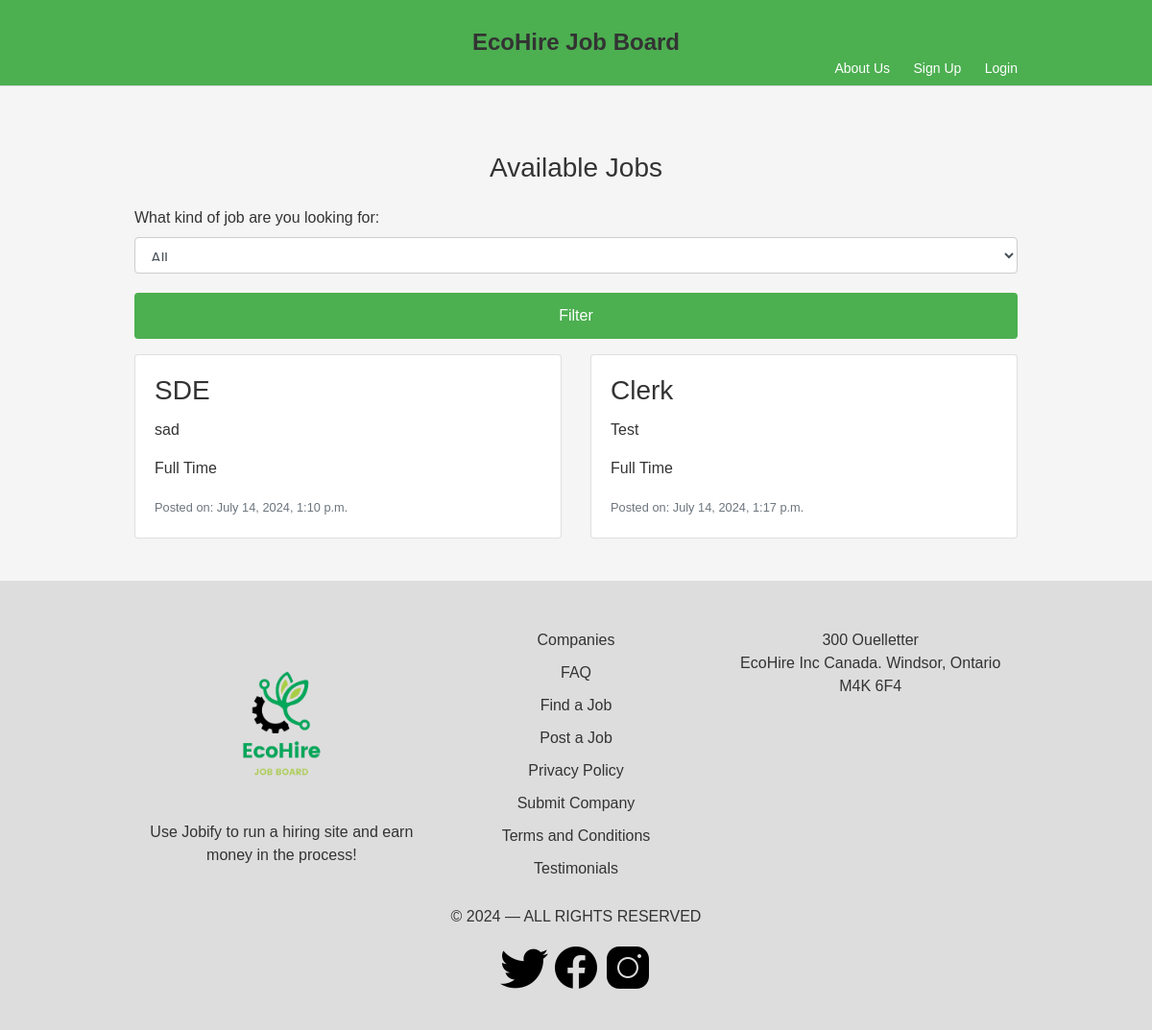
/myApp/jobs/, run on an earlier commit of the app's database.
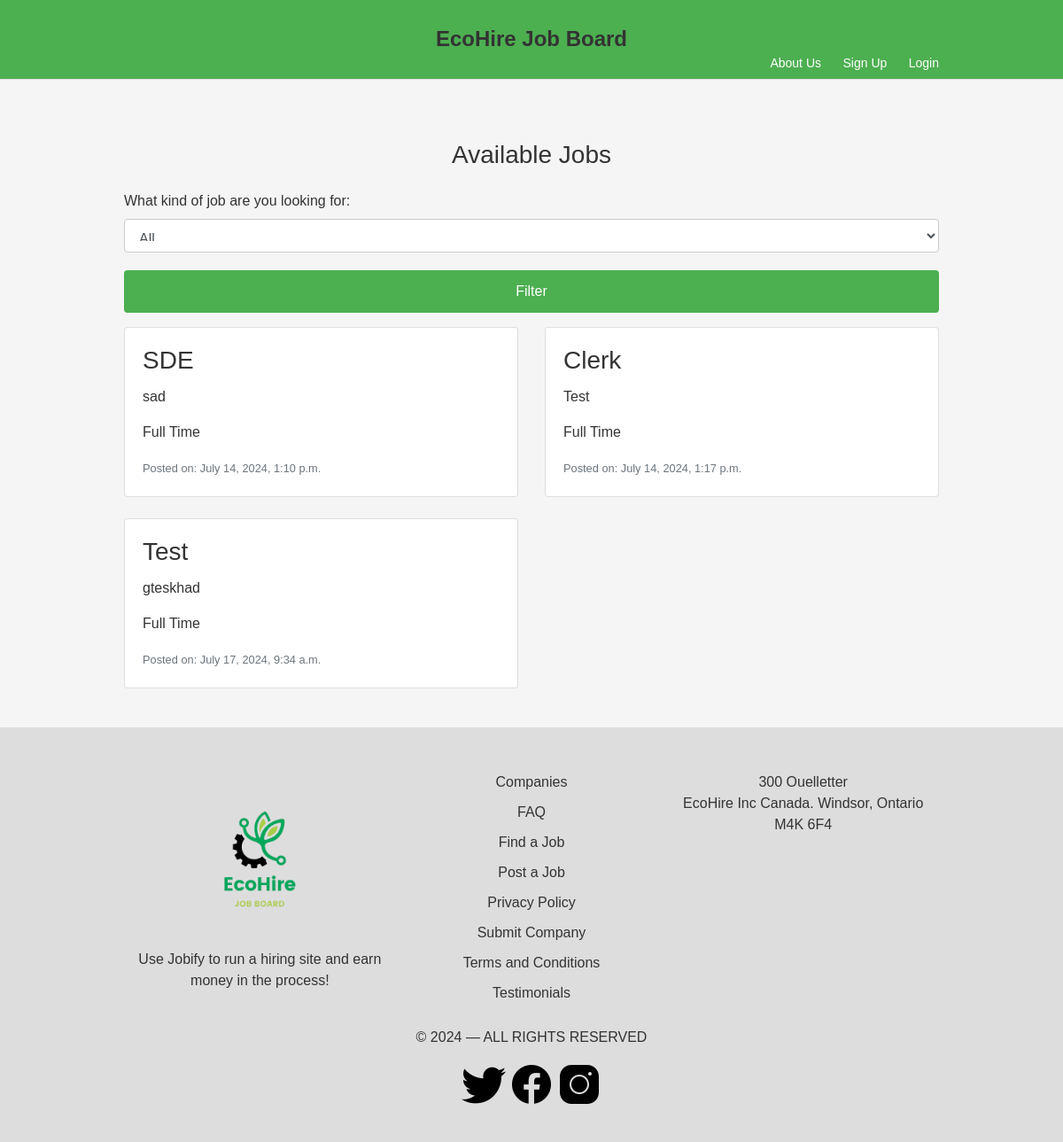
And on a later commit of the database.
### myApp/models.py (models this page shows, shortened)
class Job(models.Model):
    JOB_TYPE_CHOICES = [
        ('Full Time', 'Full Time'),
        ('Part Time', 'Part Time'),
        ('Contract', 'Contract'),
        ('Internship', 'Internship'),
        ('Freelance', 'Freelance'),
    ]
    CURRENCY_CHOICES = [
        ('USD', 'USD'),
        ('EUR', 'EUR'),
        ('GBP', 'GBP'),
        ('CAD', 'CAD'),
        ('INR', 'INR')
    ]
    title = models.CharField(max_length=100)
    company = models.ForeignKey(Company, on_delete=models.CASCADE)
    job_type = models.CharField(max_length=20, choices=JOB_TYPE_CHOICES, default='Full Time')
    location = models.CharField(max_length=50)
    description = models.TextField()
    requirements = models.TextField()
    responsibilities = models.TextField()
    salary = models.DecimalField(max_digits=10, decimal_places=2, null=True, blank=True)
    currency = models.CharField(max_length=3, choices=CURRENCY_CHOICES, default='USD')
    published_at = models.DateTimeField(auto_now_add=True)

### myApp/views.py (the view)
# urls.py: path('jobs/', views.jobs, name='jobs'),
def jobs(request):
    jobs_lists = Job.objects.all()
    context = {
        'title': 'Jobs Page',
        'jobs_lists': jobs_lists,
    }
    return render(request, 'myApp/jobs.html', context)

### myApp/templates/myApp/jobs.html (shortened to what this page needs)
{% extends 'myApp/base.html' %}
{% block content %}
<div class="container mt-5">
    <h1 class="mb-4">Available Jobs</h1>
    <form method="get" class="mb-3" id="jobFilterForm">
        <div class="form-group">
            <label for="job_type">What kind of job are you looking for:</label>
            <select class="form-control" id="job_type" name="job_type">
                <option value="">All</option>
            </select>
        </div>
        <button type="submit" class="btn btn-primary">Filter</button>
    </form>
    {% if jobs_lists %}
        <div class="row">
            {% for job in jobs_lists %}
                {% if not request.GET.job_type or request.GET.job_type == job.job_type %}
                    <div class="col-md-6 mb-4">
                        <div class="card">
                            <div class="card-body">
                                <h3 class="card-title">{{ job.title }}</h3>
                                <p class="card-text">{{ job.description }}</p>
                                <p class="card-text">{{ job.job_type }}</p>
                                <p class="card-text"><small class="text-muted">Posted on: {{ job.published_at }}</small></p>
                            </div>
                        </div>
                    </div>
                {% endif %}
            {% endfor %}
        </div>
    {% else %}
        <p>No jobs available.</p>
    {% endif %}
</div>
{% endblock %}

What changed in the data, as far as the page shows it:
added Job: title "Test", description "gteskhad", job_type "Full Time", published_at "July 17, 2024, 9:34 a.m."
